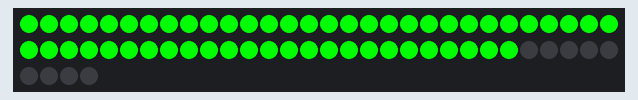
This sketch was run on a simulated ESP8266 (NodeMCU). Parts: 64 RGB LEDs in strip order, left to right, continuing on the next row.

Above: at 5.61 s.
At 8.6 s:
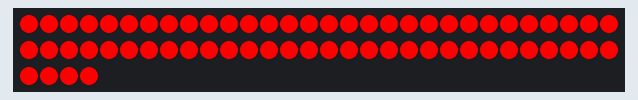
At 16.92 s:
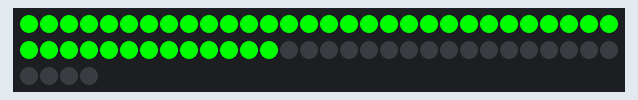
At 25.17 s:
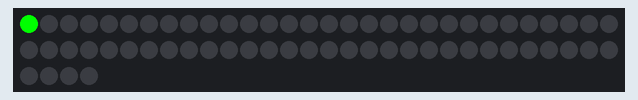
At 39.74 s:
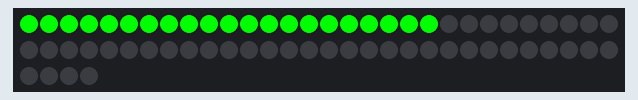

Measured:
- what the display in image 1 shows lasts 2.0 s, from 8.5 s to 10.5 s

The sketch:

TestMatrix.ino
```cpp
/*
 * This ESP8266 NodeMCU code was developed by newbiely.com
 *
 * This ESP8266 NodeMCU code is made available for public use without any restriction
 *
 * For comprehensive instructions and wiring diagrams, please visit:
 * https://newbiely.com/tutorials/esp8266/esp8266-ws2812b-led-strip
 */

#include <Adafruit_NeoPixel.h>

#define PIN_WS2812B  D1   // The ESP8266 pin that connects to WS2812B
#define NUM_PIXELS   64  // The number of LEDs (pixels) on WS2812B
#define DELAY_INTERVAL 100

Adafruit_NeoPixel WS2812B(NUM_PIXELS, PIN_WS2812B, NEO_GRB + NEO_KHZ800);

void setup() {
  WS2812B.begin(); // INITIALIZE WS2812B strip object (REQUIRED)
}

void loop() {
  WS2812B.clear(); // set all pixel colors to 'off'. It only takes effect if pixels.show() is called

  // turn pixels to green one by one with delay between each pixel
  for (int pixel = 0; pixel < NUM_PIXELS; pixel++) { // for each pixel
    WS2812B.setPixelColor(pixel, WS2812B.Color(0, 255, 0)); // it only takes effect if pixels.show() is called
    WS2812B.show();   // send the updated pixel colors to the WS2812B hardware.

    delay(DELAY_INTERVAL); // pause between each pixel
  }

  // turn off all pixels for two seconds
  WS2812B.clear();
  WS2812B.show(); // send the updated pixel colors to the WS2812B hardware.
  delay(2000);     // off time

  // turn on all pixels to red at the same time for two seconds
  for (int pixel = 0; pixel < NUM_PIXELS; pixel++) { // for each pixel
    WS2812B.setPixelColor(pixel, WS2812B.Color(255, 0, 0)); // it only takes effect if pixels.show() is called
  }
  WS2812B.show(); // send the updated pixel colors to the WS2812B hardware.
  delay(2000);     // on time

  // turn off all pixels for one seconds
  WS2812B.clear();
  WS2812B.show(); // send the updated pixel colors to the WS2812B hardware.
  delay(2000);     // off time
}
```
